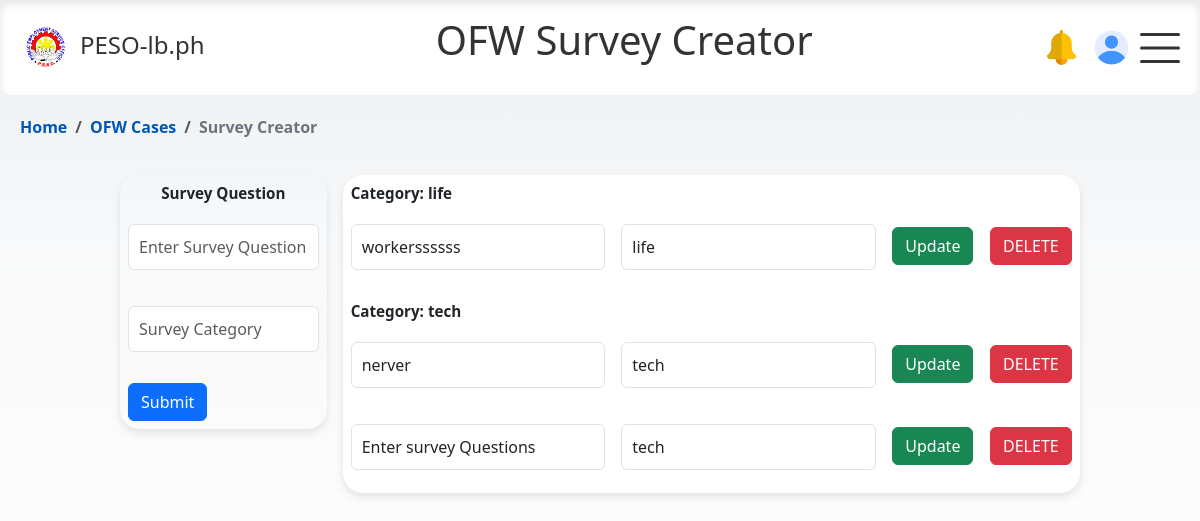
Screenshot of /html/adminpage/create_survey.php with the database file from the repository.
### tables this page shows
CREATE TABLE `survey_form` (
  `id` int NOT NULL,
  `question` varchar(200) DEFAULT NULL,
  `category` varchar(255) NOT NULL
);

### html/adminpage/create_survey.php (the view, shortened to what this page needs)
<?php
    include 'conn_db.php';
    $sql_new = "SELECT * FROM survey_form ORDER BY category";
    $result = $conn->query($sql_new);
?>
<html lang="en">
<head>
    <link rel="stylesheet" href="https://cdn.jsdelivr.net/npm/bootstrap@5.3.0/dist/css/bootstrap.min.css">
    <link href="https://cdnjs.cloudflare.com/ajax/libs/bootstrap-icons/1.10.0/font/bootstrap-icons.min.css" rel="stylesheet">
    <link rel="stylesheet" href="../../css/modal-form.css">
    <link rel="stylesheet" href="../../css/admin_ofw.css">
    <link rel="stylesheet" href="../../css/nav_float.css">
</head>
<body>
<nav>
    <div class="logo">
        <img src="../../img/logo_peso.png" alt="Logo">
        <a href="#"> PESO-lb.ph</a>
    </div>
    <header>
      <h1 class="ofw-h1">OFW Survey Creator</h1>
    </header>
    <div class="profile-icons">
        <div class="notif-icon" data-bs-toggle="popover" data-bs-content="#" data-bs-placement="bottom">
            <img id="#" src="../../img/notif.png" alt="Profile Picture" class="rounded-circle">
        </div>
        <div class="profile-icon" data-bs-toggle="popover" data-bs-placement="bottom">
    <?php if (!empty($row['photo'])): ?>
        <img id="preview" src="../../php/applicant/images/<?php echo $row['photo']; ?>" alt="Profile Image" class="circular--square">
    <?php else: ?>
        <img src="../../img/user-placeholder.png" alt="Profile Picture" class="rounded-circle">
    <?php endif; ?>
    </div>
    </div>
    <div class="burger" id="burgerToggle">
        <span></span>
        <span></span>
        <span></span>
    </div>
</nav>
<nav class="bcrumb-container" aria-label="breadcrumb">
  <ol class="breadcrumb">
    <li class="breadcrumb-item"><a href="admin_home.php" >Home</a></li>
    <li class="breadcrumb-item"><a href="ofw_case.php" >OFW Cases</a></li>
    <li class="breadcrumb-item active" aria-current="page">Survey Creator</li>
  </ol>
</nav>
<div class="table-containers grid gap-3">
    <form action="create_survey.php" method="POST">
        <table class="table table-borderless " style="background-color:transparent;">
        <thead>
            <th>Survey Question</th>
        </thead>
        <tbody class="grid gap-3 row-gap-0">
            <tr>
            <td>
                <input class="form-control" type="text" name="question" placeholder="Enter Survey Question" value="">
            </td>
            </tr>
            <tr>
            <td>
                <input class="form-control" type="text" name="category" placeholder="Survey Category"  value="">
            </td>
            </tr>
            <tr>
            <td>
                <input class="btn btn-primary" style="display:flex; position:flex-start;" type="submit" value="Submit">
            </td>
            </tr>
        </tbody>
        </table>
    </form>
  <table class="table table-borderless table-hover">
    <?php
    if ($result->num_rows > 0) {
        $current_category = '';
        while ($row = $result->fetch_assoc()) {
            if ($current_category != $row['category']) {
                echo "<thead><th class='text-start' colspan='4'><strong>Category: " . $row['category'] . "</strong></th></thead>";
                $current_category = $row['category'];
            }
            echo "<tr>
                    <form action='update_survey.php' method='POST'>
                    <input type='hidden' name='id' value='" . $row["id"] . "'>
                    <td><input class='form-control' type='text' name='question' value='" . $row["question"] . "'></td>
                    <td><input class='form-control' type='text' name='category' value='" . $row["category"] . "'></td>
                    <td><input class='btn btn-success mt-2' type='submit' value='Update'></td>
                    <td><a class='btn btn-danger mt-2' href='delete_survey.php?survey_id=".$row["id"]."'>DELETE</a></td>
                    </form>
                </tr>";
        }
    } else {
        echo "<tr><td colspan='3'>No survey found</td></tr>";
    }
    ?>
  </table>
</div>
</body>
</html>

### css/modal-form.css (style rules this page uses)
input[type="text"], input[type="email"] { width: 100%; padding: 10px; margin: 5px 0 15px 0; box-sizing: border-box; }

### css/admin_ofw.css (style rules this page uses)
.table-containers { display: flex; justify-content:center; align-items: flex-start; margin: 5vh auto; width: 80%; }
.table { border-radius: 20px; background-color: #fff; padding: 15px; margin: 0; font-size: 0.95rem; box-shadow: 0px 4px 8px rgba(0, 0, 0, 0.1); }
.table td, .table th { background-color: transparent; padding: auto; margin: auto; text-align: center; }

### css/nav_float.css (style rules this page uses)
body { margin: 0; opacity: 1; font-family: system-ui; background: linear-gradient(to bottom, #EBEEF1 0%, #f8f9fa 30%, #ffffff 100%); background-repeat: no-repeat; background-attachment: fixed; min-height: 100vh; }
.h1, .ofw-h1 { width: 100%; text-align: center; color: #333; margin-top:-1vh; }
.profile-icons,.profile-icon-employer, .profile-index { display: flex; align-items: left; margin-right: 3vw; }
.profile-icon, .profile-icon-employer, .profile-index, .notif-icon { width: 35px; height: 35px; border-radius:50%; overflow: hidden; position: relative; margin-right: 15px; }
.notif-icon img,.profile-icon img, .profile-icon-employer img { width: 100%; height: auto; }
td { width: -120vw; height: auto; }
nav { position: sticky; top: 0; background-color: #fff; color: #333; display: flex; justify-content: space-between; align-items: center; padding: 20px 20px; margin: auto; max-width: 100vw; box-shadow: inset 0px 4px 8px rgba(0, 0, 0, 0.1); border-radius: 8px; z-index: 1000; }
.logo { display: flex; align-items: center; margin-bottom: 5px; }
.logo a { color: #333; text-decoration: none; font-size: 24px; font-weight:400; margin-left:10px; }
.logo img { width: 50px; height: 50px; }
.burger { cursor: pointer; margin-left: 5vw; }
.burger { position: absolute; top: 50%; right: 20px; transform: translateY(-50%); width: 40px; height: 30px; background: transparent; cursor: pointer; }
.burger span { display: block; position: absolute; height: 3px; width: 100%; background: #333; border-radius: 5px; opacity: 1; left: 0; transform: rotate(0deg); transition: .25s ease-in-out; }
.burger span:nth-of-type(1) { top: 0px; transform-origin: left center; }
.burger span:nth-of-type(2) { top: 50%; transform: translateY(-50%); transform-origin: left center; }
.burger span:nth-of-type(3) { top: 100%; transform-origin: left center; transform: translateY(-100%); }
.bcrumb-container { position: relative; top: 0; background-color: transparent; color: #333; display: flex; justify-content:flex-start; align-items: left; padding: 20px 20px; margin: auto; margin-bottom: -5vh; max-width: auto; box-shadow: none; border-radius: 0; z-index: 1; }
.breadcrumb { background-color: transparent; list-style: none; }
.breadcrumb-item { color: #007bff; font-weight: bold; }
.breadcrumb-item.active { color: #6c757d; }
.breadcrumb-item a { text-decoration: none; color: #0056b3; }

### rows the page displays
survey_form: category "life", question "workerssssss"
survey_form: category "tech", question "nerver"
survey_form: question "Enter survey Questions", category "tech"
